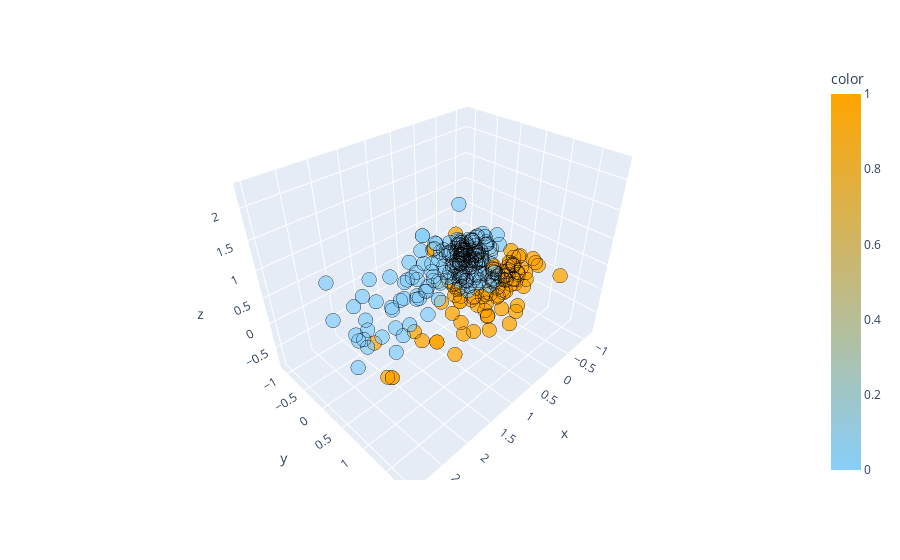

This figure's notebook cell:
### Code cell
#print(x_train_val.shape)
#print(x_test.shape)
#print(y_train_val.shape)
#print(y_test.shape)

# %matplotlib qt

# scaler = StandardScaler()
# scaler.fit(eNose_raw) 
# X_scaled = scaler.transform(eNose_raw)

pca = PCA(n_components=3)
pca = pca.fit(eNose_raw)
x_trans = pca.transform(eNose_raw)
explained_variance = pca.explained_variance_
print(explained_variance)


sns.scatterplot(x=x_trans[:, 0], y=x_trans[:, 1], hue=data_labels) # Scatterplot of two first PCs
plt.xlabel('PC1')
plt.ylabel('PC2')
plt.title('Scatterplot of two first PCs')

# fig= plt.figure(0)
# ax = fig.add_subplot(111,  projection = '3d')

# x= x_trans[:, 0]
# y= x_trans[:, 1]
# z= x_trans[:, 2]

# cdict = {0:'blue',1:'orange'}
# labl = {0:'HC',1:'Post-Covid'}
# marker = {0:'o',1:'o'}
# alpha = {0:0.8, 1:0.8}

# # for l in np.unique(labels):
# #     ix = np.where(labels==1)
# #     ax.scatter(x[ix], y[ix], z[ix], c=cdict[l], s=40, alpha=alpha[l])

# for l in np.unique(data_labels):
#  ix= np.where(data_labels==l)
#  ax.scatter(x[ix], y[ix], z[ix], c=cdict[l], s=40,
#            label=labl[l], marker=marker[l], alpha=alpha[l])    

# ax.set_xlabel ("PC1")
# ax.set_ylabel ("PC2")
# ax.set_zlabel ("PC3")
# ax.legend()
# plt.show()

# fig= go.Figure()
# fig.add_trace(go.Scatter(
#     x_trans, x=x_trans[:, 0], y=x_trans[:, 1], z=x_trans[:, 2], mode='markers', marker_color = (data_labels), marker=dict(showscale=True)))
# fig.update_traces(marker_line_width=1, marker_size=3)


fig = px.scatter_3d(x_trans, x=x_trans[:, 0], y=x_trans[:, 1], z=x_trans[:, 2], color=(data_labels), opacity=0.75, color_continuous_scale=[(0, "LightSkyBlue"),(1, "orange") ])
fig.update_traces(marker=dict(size=5, line=dict(width=5, color = 'Black')))
fig.show()

### Figure 1 — Plotly figure (JSON) as saved in the notebook; plotly's stock layout.template omitted (floating-point values rounded to 4 significant figures; data arrays with more than 128 entries replaced by an {"elided": "..."} marker saying what was removed)
{"data": [{"hovertemplate": "x=%{x}<br>y=%{y}<br>z=%{z}<br>color=%{marker.color}<extra></extra>", "legendgroup": "", "marker": {"color": {"elided": "315 int values"}, "coloraxis": "coloraxis", "line": {"color": "Black", "width": 5}, "opacity": 0.75, "size": 5, "symbol": "circle"}, "mode": "markers", "name": "", "scene": "scene", "showlegend": false, "type": "scatter3d", "x": {"elided": "315 float values"}, "y": {"elided": "315 float values"}, "z": {"elided": "315 float values"}}], "layout": {"coloraxis": {"colorbar": {"title": {"text": "color"}}, "colorscale": [[0, "LightSkyBlue"], [1, "orange"]]}, "legend": {"tracegroupgap": 0}, "margin": {"t": 60}, "scene": {"domain": {"x": [0, 1], "y": [0, 1]}, "xaxis": {"title": {"text": "x"}}, "yaxis": {"title": {"text": "y"}}, "zaxis": {"title": {"text": "z"}}}}}
